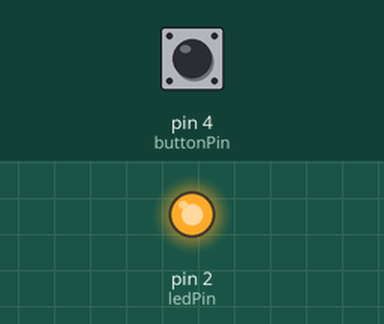
Recording of a sketch running on a simulated Arduino Uno, built with avr-gcc and run on an emulated ATmega328P. Shown: output pins drawn as LEDs (lit = HIGH). Inputs (shaded band) come from the test bench; at power-on: pin 4 (buttonPin) LOW.

Above: at 1.2 s.
1.3 s: pin 4 (buttonPin) pulled HIGH for 0.15 s
At 1.37 s:
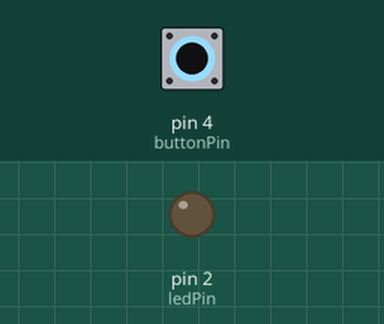
2.9 s: pin 4 (buttonPin) pulled HIGH for 3.2 s
At 7.1 s:
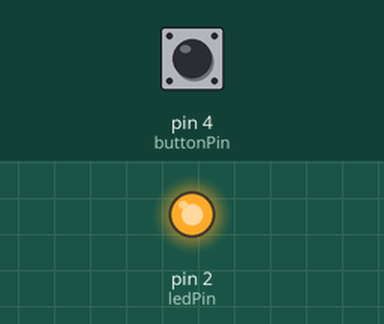
Timing chart, 0 to 8.6 s (numbered marks = the images above; inputs shaded):
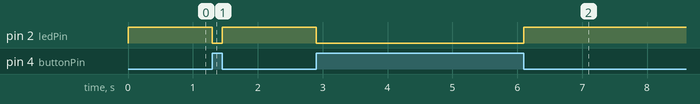

Measured:
- after the input at 1.3 s, pin 2 (ledPin): HIGH → LOW at once, → HIGH 0.15 s later
- after the input at 2.9 s, pin 2 (ledPin): HIGH → LOW at once, → HIGH 3.2 s later

The sketch:

sketch_nov18a.ino
```cpp
const int ledPin=2;
const int buttonPin=4;
int buttondurum=0;


void setup() {
  // put your setup code here, to run once:
//Serial.begin(96000);
pinMode(ledPin, OUTPUT);
pinMode(buttonPin, INPUT);
}

void loop() {

  // put your main code here, to run repeatedly:
buttondurum=digitalRead(buttonPin); // get the state of button
if(buttondurum==HIGH){  //check the buttun state(basılmıssa)
  digitalWrite(ledPin, LOW); // led i yak
//  Serial.println("LED YANDİ++++++++++");   //led is turn on
}
else{
  digitalWrite(ledPin, HIGH);  //else, led turn off
//  Serial.println("LED sondu+++++++++++"); // led turn off
}
}
```
